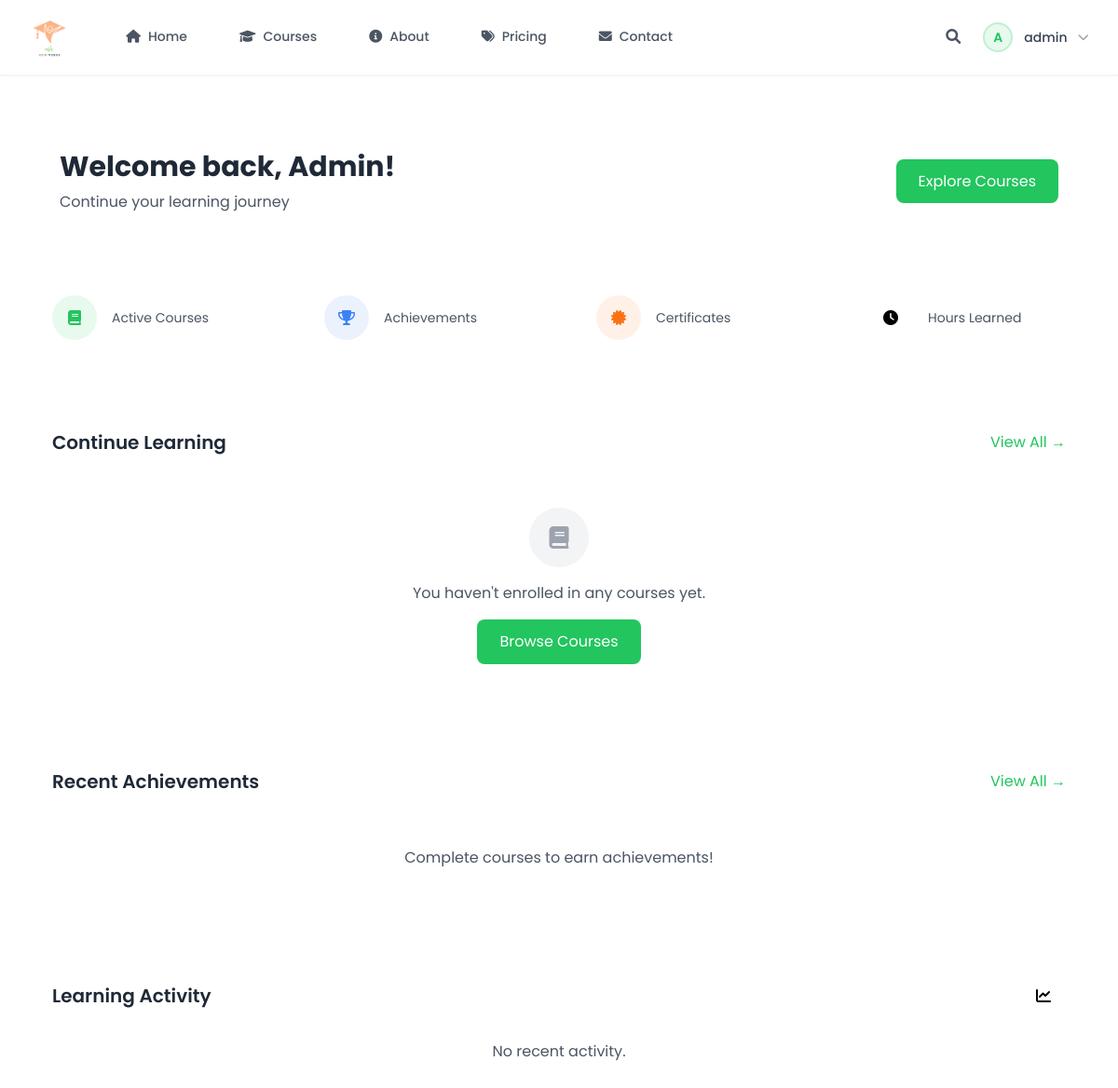
The app's page /users/dashboard/ (signed in) with its own data.
### users/models.py (models this page shows, shortened)
class CustomUser(AbstractUser):
    ROLE_CHOICES = [
        ('student', 'Student'),
        ('instructor', 'Instructor'),
        ('admin', 'Admin'),
    ]
    email = models.EmailField(_('email address'), unique=True)
    bio = models.TextField(max_length=500, blank=True)
    avatar = models.ImageField(upload_to=user_avatar_path, blank=True, null=True)
    role = models.CharField(max_length=20, choices=ROLE_CHOICES, default='student')
    date_of_birth = models.DateField(null=True, blank=True)
    USERNAME_FIELD = 'email'
    REQUIRED_FIELDS = ['username']
    class Meta:
        verbose_name = _('user')
        verbose_name_plural = _('users')

### users/views.py (the view)
# urls.py: path('dashboard/', views.dashboard, name='dashboard'),
@login_required
def dashboard(request):
    total_points = Point.objects.filter(user=request.user).aggregate(
        total=models.Sum('points'))['total'] or 0
    recent_achievements = UserAchievement.objects.filter(
        user=request.user
    ).select_related('achievement').order_by('-achieved_at')[:3]
    return render(request, 'users/dashboard.html', {
        'total_points': total_points,
        'recent_achievements': recent_achievements,
    })

### templates/users/dashboard.html (shortened to what this page needs)
{% extends 'base.html' %}
{% load static %}
{% block content %}
<div class="min-h-screen py-12">
    <div class="max-w-7xl mx-auto px-4 sm:px-6 lg:px-8">
        <div class="feature-card rounded-xl p-8 mb-8">
            <div class="flex items-center justify-between">
                <div>
                    <h1 class="text-3xl font-bold text-gray-800 mb-2">Welcome back, {{ user.first_name }}!</h1>
                    <p class="text-gray-600">Continue your learning journey</p>
                </div>
                <div class="hidden md:block">
                    <a href="{% url 'courses:course_list' %}"
                       class="px-6 py-3 bg-primary text-white rounded-lg hover:bg-primary/90 transition-colors">
                        Explore Courses
                    </a>
                </div>
            </div>
        </div>
        <div class="grid grid-cols-2 md:grid-cols-4 gap-8 mb-8">
            <div class="feature-card rounded-xl p-6">
                <div class="flex items-center mb-4">
                    <div class="w-12 h-12 bg-primary/10 rounded-full flex items-center justify-center mr-4">
                        <i class="fas fa-book text-primary"></i>
                    </div>
                    <div>
                        <p class="text-sm text-gray-600">Active Courses</p>
                    </div>
                </div>
            </div>
            <div class="feature-card rounded-xl p-6">
                <div class="flex items-center mb-4">
                    <div class="w-12 h-12 bg-secondary/10 rounded-full flex items-center justify-center mr-4">
                        <i class="fas fa-trophy text-secondary"></i>
                    </div>
                    <div>
                        <p class="text-sm text-gray-600">Achievements</p>
                    </div>
                </div>
            </div>
            <div class="feature-card rounded-xl p-6">
                <div class="flex items-center mb-4">
                    <div class="w-12 h-12 bg-accent/10 rounded-full flex items-center justify-center mr-4">
                        <i class="fas fa-certificate text-accent"></i>
                    </div>
                    <div>
                        <p class="text-sm text-gray-600">Certificates</p>
                    </div>
                </div>
            </div>
            <div class="feature-card rounded-xl p-6">
                <div class="flex items-center mb-4">
                    <div class="w-12 h-12 bg-highlight/10 rounded-full flex items-center justify-center mr-4">
                        <i class="fas fa-clock text-highlight"></i>
                    </div>
                    <div>
                        <p class="text-sm text-gray-600">Hours Learned</p>
                    </div>
                </div>
            </div>
        </div>
        <div class="feature-card rounded-xl p-6 mb-8">
            <div class="flex items-center justify-between mb-6">
                <h2 class="text-xl font-semibold text-gray-800">Continue Learning</h2>
                <a href="{% url 'courses:course_list' %}" class="text-primary hover:text-primary/80">View All →</a>
            </div>
            <div class="grid md:grid-cols-2 lg:grid-cols-3 gap-6">
                {% for enrollment in active_enrollments %}
                <div class="feature-card rounded-xl overflow-hidden">
                    <img src="{{ enrollment.course.image.url }}" alt="{{ enrollment.course.title }}"
                         class="w-full h-48 object-cover">
                    <div class="p-6">
                        <h3 class="text-lg font-semibold text-gray-800 mb-2">{{ enrollment.course.title }}</h3>
                        <div class="mb-4">
                            <div class="flex justify-between text-sm text-gray-600 mb-1">
                                <span>Progress</span>
                                <span>{{ enrollment.progress }}%</span>
                            </div>
                            <div class="w-full bg-gray-200 rounded-full h-2">
                                <div class="bg-primary rounded-full h-2"
                                     style="width: {{ enrollment.progress }}%"></div>
                            </div>
                        </div>
                        <a href="{% url 'courses:course_detail' enrollment.course.id %}"
                           class="block w-full text-center px-4 py-2 bg-primary text-white rounded-lg hover:bg-primary/90 transition-colors">
                            Continue
                        </a>
                    </div>
                </div>
                {% empty %}
                <div class="col-span-full text-center py-8">
                    <div class="w-16 h-16 mx-auto bg-gray-100 rounded-full flex items-center justify-center mb-4">
                        <i class="fas fa-book text-gray-400 text-2xl"></i>
                    </div>
                    <p class="text-gray-600 mb-4">You haven't enrolled in any courses yet.</p>
                    <a href="{% url 'courses:course_list' %}"
                       class="inline-block px-6 py-3 bg-primary text-white rounded-lg hover:bg-primary/90 transition-colors">
                        Browse Courses
                    </a>
                </div>
                {% endfor %}
            </div>
        </div>
        <div class="feature-card rounded-xl p-6 mb-8">
            <div class="flex items-center justify-between mb-6">
                <h2 class="text-xl font-semibold text-gray-800">Recent Achievements</h2>
                <a href="{% url 'users:profile' %}" class="text-primary hover:text-primary/80">View All →</a>
            </div>
            <div class="grid grid-cols-2 md:grid-cols-4 gap-6">
                {% for achievement in recent_achievements %}
                <div class="text-center">
                    <div class="w-16 h-16 mx-auto bg-secondary/10 rounded-full flex items-center justify-center mb-2">
                        <i class="{{ achievement.icon }} text-secondary text-xl"></i>
                    </div>
                    <h3 class="font-semibold text-gray-800 mb-1">{{ achievement.name }}</h3>
                    <p class="text-sm text-gray-600">{{ achievement.earned_date|date:"M d, Y" }}</p>
                </div>
                {% empty %}
                <div class="col-span-full text-center py-8">
                    <p class="text-gray-600">Complete courses to earn achievements!</p>
                </div>
                {% endfor %}
            </div>
        </div>
        <div class="feature-card rounded-xl p-6">
            <div class="flex items-center justify-between mb-6">
                <h2 class="text-xl font-semibold text-gray-800">Learning Activity</h2>
                <div class="w-12 h-12 bg-highlight/10 rounded-full flex items-center justify-center">
                    <i class="fas fa-chart-line text-highlight"></i>
                </div>
            </div>
            <div class="space-y-6">
                {% for activity in recent_activities %}
                <div class="flex items-start gap-4">
                    <div class="w-10 h-10 bg-gray-100 rounded-full flex items-center justify-center flex-shrink-0">
                        <i class="{{ activity.icon }} text-gray-600"></i>
                    </div>
                    <div class="flex-grow">
                        <p class="text-gray-800">{{ activity.description }}</p>
                        <p class="text-sm text-gray-600">{{ activity.timestamp|timesince }} ago</p>
                    </div>
                    {% if activity.course %}
                    <a href="{% url 'courses:course_detail' activity.course.id %}"
                       class="text-primary hover:text-primary/80">
                        View →
                    </a>
                    {% endif %}
                </div>
                {% empty %}
                <p class="text-center text-gray-600">No recent activity.</p>
                {% endfor %}
            </div>
        </div>
    </div>
</div>
{% endblock %}

### templates/base.html (shortened to what this page needs)
{% load static %}
<!DOCTYPE html>
<html lang="en">
<head>
    <script src="https://cdn.tailwindcss.com"></script>
    <link rel="stylesheet" href="https://cdnjs.cloudflare.com/ajax/libs/font-awesome/6.0.0/css/all.min.css">
</head>
<body class="min-h-screen bg-white">
    <nav class="sticky top-0 z-50 bg-white/90 backdrop-blur-xl border-b border-gray-100 shadow-sm transition-all duration-300">
        <div class="max-w-7xl mx-auto px-4 sm:px-6 lg:px-8">
            <div class="flex justify-between h-20">
                <div class="flex items-center">
                    <div class="flex-shrink-0 flex items-center">
                        <a href="{% url 'core:home' %}" class="flex items-center group">
                            <img src="{% static 'images/Logo.png' %}" alt="Eduverse Logo"
                                 class="h-12 w-auto transform transition-transform duration-300 group-hover:scale-105">
                        </a>
                    </div>
                    <div class="hidden md:flex items-center space-x-8 ml-12">
                        <a href="{% url 'core:home' %}"
                           class="inline-flex items-center px-3 py-2 text-sm font-medium border-b-2 transition-all duration-300 hover:-translate-y-0.5 {% if request.resolver_match.url_name == 'home' %}border-primary text-primary{% else %}border-transparent text-gray-600 hover:text-primary hover:border-primary/30{% endif %}">
                            <i class="fas fa-home mr-2"></i>
                            Home
                        </a>
                        <a href="{% url 'courses:course_list' %}"
                           class="inline-flex items-center px-3 py-2 text-sm font-medium border-b-2 transition-all duration-300 hover:-translate-y-0.5 {% if 'courses' in request.path %}border-primary text-primary{% else %}border-transparent text-gray-600 hover:text-primary hover:border-primary/30{% endif %}">
                            <i class="fas fa-graduation-cap mr-2"></i>
                            Courses
                        </a>
                        <a href="{% url 'core:about' %}"
                           class="inline-flex items-center px-3 py-2 text-sm font-medium border-b-2 transition-all duration-300 hover:-translate-y-0.5 {% if request.resolver_match.url_name == 'about' %}border-primary text-primary{% else %}border-transparent text-gray-600 hover:text-primary hover:border-primary/30{% endif %}">
                            <i class="fas fa-info-circle mr-2"></i>
                            About
                        </a>
                        <a href="{% url 'core:pricing' %}"
                           class="inline-flex items-center px-3 py-2 text-sm font-medium border-b-2 transition-all duration-300 hover:-translate-y-0.5 {% if request.resolver_match.url_name == 'pricing' %}border-primary text-primary{% else %}border-transparent text-gray-600 hover:text-primary hover:border-primary/30{% endif %}">
                            <i class="fas fa-tags mr-2"></i>
                            Pricing
                        </a>
                        <a href="{% url 'core:contact' %}"
                           class="inline-flex items-center px-3 py-2 text-sm font-medium border-b-2 transition-all duration-300 hover:-translate-y-0.5 {% if request.resolver_match.url_name == 'contact' %}border-primary text-primary{% else %}border-transparent text-gray-600 hover:text-primary hover:border-primary/30{% endif %}">
                            <i class="fas fa-envelope mr-2"></i>
                            Contact
                        </a>
                    </div>
                </div>
                <div class="flex items-center space-x-4">
                    <button class="text-gray-600 hover:text-primary transition-colors p-2 hover:bg-gray-50 rounded-xl">
                        <i class="fas fa-search"></i>
                    </button>
                    {% if user.is_authenticated %}
                        <div class="relative" x-data="{ open: false }">
                            <button @click="open = !open"
                                    class="flex items-center space-x-3 focus:outline-none">
                                {% if user.avatar and user.avatar.url %}
                                    <img src="{{ user.avatar.url }}"
                                         alt="{{ user.username }}"
                                         class="w-8 h-8 rounded-full border-2 border-primary/20">
                                {% else %}
                                    <div class="w-8 h-8 rounded-full border-2 border-primary/20 bg-primary/10 flex items-center justify-center">
                                        <span class="text-primary text-sm font-semibold">
                                            {{ user.username|first|upper }}
                                        </span>
                                    </div>
                                {% endif %}
                                <span class="text-sm font-medium text-gray-700">{{ user.username }}</span>
                                <i class="fas fa-chevron-down text-xs text-gray-400"></i>
                            </button>
                        </div>
                    {% endif %}
                </div>
            </div>
        </div>
    </nav>
    <main>
        {% block content %}{% endblock %}
    </main>
</body>
</html>

### templates/base.html (style rules this page uses)
body { font-family: 'Poppins', sans-serif; }

### records on screen
CustomUser: username|first "A", username "admin", first_name "Admin"
